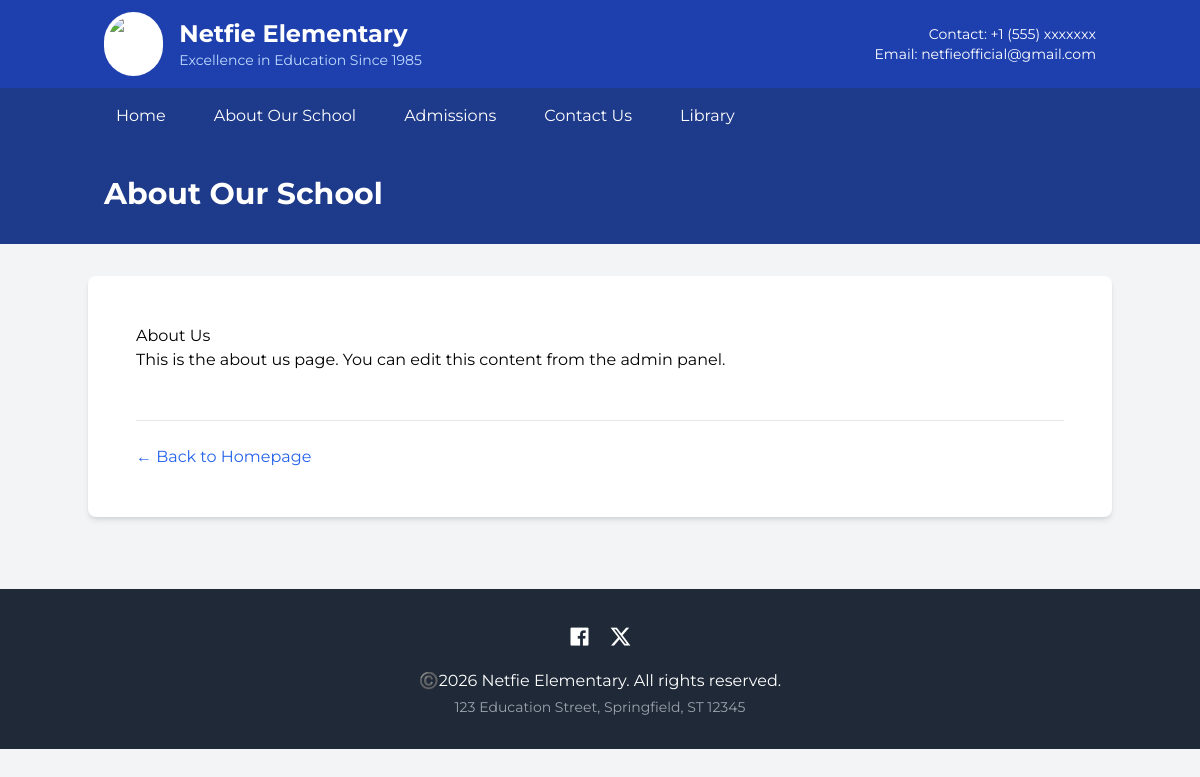
Screenshot of /page.php?slug=about-us with the database file from the repository.
### tables this page shows
CREATE TABLE `pages` (
  `id` int(11) NOT NULL,
  `title` varchar(255) NOT NULL,
  `slug` varchar(255) NOT NULL,
  `content` longtext NOT NULL,
  `created_at` timestamp NOT NULL DEFAULT current_timestamp()
);

### includes/functions.php (called while the page is built, shortened)
<?php
function get_all_settings($conn) {
    $settings = [];
    $sql = "SELECT setting_key, setting_value FROM settings";
    $result = mysqli_query($conn, $sql);
    if ($result) {
        while($row = mysqli_fetch_assoc($result)){
            $settings[$row['setting_key']] = $row['setting_value'];
        }
    }
    return $settings;
}
?>

### page.php (the view, shortened to what this page needs)
<?php
include 'includes/header.php';
$slug = $_GET['slug'];
if ($slug === 'notices') {
    $page = [
        'title' => 'General Notices',
        'content' => ''
    ];
    $all_notices_result = mysqli_query($conn, "SELECT * FROM notices ORDER BY post_date DESC, id DESC");
    $notices_html = '<div class="space-y-6">';
    if ($all_notices_result && mysqli_num_rows($all_notices_result) > 0) {
        while ($n = mysqli_fetch_assoc($all_notices_result)) {
            $notices_html .= '
            <div class="p-6 bg-slate-50 border border-slate-200 rounded-lg shadow-sm" style="margin-bottom: 20px;">
                <span class="text-xs bg-red-800 text-white font-bold px-2 py-1 rounded" style="background-color:#8b0000; color:#fff; padding: 3px 8px; border-radius: 4px;">' . date('M d, Y', strtotime($n['post_date'])) . '</span>
                <h3 class="text-lg font-bold text-slate-900 mt-2" style="margin-top: 10px; font-size: 1.25rem;">' . htmlspecialchars($n['title']) . '</h3>
                <p class="text-sm text-slate-700 mt-2 leading-relaxed" style="margin-top: 8px;">' . nl2br(htmlspecialchars($n['content'])) . '</p>
            </div>';
        }
    } else {
        $notices_html .= '<p class="text-gray-500">No notices found.</p>';
    }
    $notices_html .= '</div>';
    $page['content'] = $notices_html;
} else {
    $stmt = $conn->prepare("SELECT title, content FROM pages WHERE slug = ?");
    $stmt->bind_param("s", $slug);
    $stmt->execute();
    $result = $stmt->get_result();
    $page = $result->fetch_assoc();
}
?>
<div class="bg-white p-8 md:p-12 rounded-lg shadow-md">
    <article class="prose lg:prose-xl max-w-none">
        <?php
            echo $page['content'];
        ?>
    </article>
    <div class="mt-12 pt-6 border-t">
        <a href="/" class="text-blue-600 hover:underline">← Back to Homepage</a>
    </div>
</div>
<?php
include 'includes/footer.php';
?>

### includes/header.php (shortened to what this page needs)
<?php
require_once __DIR__ . '/../config/db.php';
require_once __DIR__ . '/functions.php';
$settings = get_all_settings($conn);
$pages_nav_result = mysqli_query($conn, "SELECT title, slug FROM pages LIMIT 5");
$is_homepage = $is_homepage ?? false;
$page_title = $page_title ?? ($settings['school_name'] ?? 'School');
?>
<!DOCTYPE html>
<html lang="en">
<head>
    <script src="https://cdn.tailwindcss.com/3.4.16"></script>
    <link href="https://cdnjs.cloudflare.com/ajax/libs/remixicon/4.6.0/remixicon.min.css" rel="stylesheet">
</head>
<body class="bg-gray-100">
    <header class="bg-blue-800 text-white shadow-md">
        <div class="container mx-auto px-4 py-3">
            <div class="flex items-center justify-between">
                <a href="/" class="flex items-center space-x-4">
                    <img src="<?= htmlspecialchars($settings['site_logo']) ?>" alt="logo" class="h-16 w-auto bg-white p-1 rounded-full">
                    <div>
                        <h1 class="text-2xl font-bold"><?= htmlspecialchars($settings['school_name']) ?></h1>
                        <p class="text-blue-200 text-sm"><?= htmlspecialchars($settings['school_tagline']) ?></p>
                    </div>
                </a>
                <div class="hidden md:flex items-center space-x-6">
                    <div class="text-right">
                        <p class="text-sm">Contact: <?= htmlspecialchars($settings['contact_phone']) ?></p>
                        <p class="text-sm">Email: <?= htmlspecialchars($settings['contact_email']) ?></p>
                    </div>
                </div>
            </div>
        </div>
        <nav class="bg-blue-900">
            <div class="container mx-auto px-4 py-2 flex items-center space-x-6">
                <a href="/" class="text-white hover:bg-blue-700 px-3 py-2 rounded">Home</a>
                <?php while($page = mysqli_fetch_assoc($pages_nav_result)): ?>
                    <a href="page.php?slug=<?= htmlspecialchars($page['slug']) ?>" class="text-white hover:bg-blue-700 px-3 py-2 rounded"><?= htmlspecialchars($page['title']) ?></a>
                <?php endwhile; ?>
                <a href="admission.php" class="text-white hover:bg-blue-700 px-3 py-2 rounded">Admissions</a>
                <a href="contact.php" class="text-white hover:bg-blue-700 px-3 py-2 rounded">Contact Us</a>
                <a href="library.php" class="text-white hover:bg-blue-700 px-3 py-2 rounded">Library</a>
            </div>
        </nav>
    </header>
    <?php if ($is_homepage): ?>
    <section class="banner-bg h-96 relative">
        <div class="hero-overlay absolute inset-0 flex items-center">
            <div class="container mx-auto px-4">
                <h2 class="text-4xl font-bold text-white mb-4">Welcome to <?= htmlspecialchars($settings['school_name']) ?></h2>
                <a href="<?= htmlspecialchars($settings['hero_button_url']) ?>" class="bg-green-600 text-white px-6 py-3 rounded-lg font-semibold hover:bg-green-700"><?= htmlspecialchars($settings['hero_button_text']) ?></a>
            </div>
        </div>
    </section>
    <?php else: ?>
    <div class="subpage-header py-8">
        <div class="container mx-auto px-4"><h1 class="text-3xl font-bold text-white"><?= htmlspecialchars($page_title) ?></h1></div>
    </div>
    <?php endif; ?>
    <main class="container mx-auto py-8">

### rows the page displays
pages: title "About Our School", content "About Us This is the about us page. You can edit this content from the admin panel."

### other values shown
$settings['school_name'] "Netfie Elementary"
$settings['school_tagline'] "Excellence in Education Since 1985"
$settings['contact_phone'] "+1 (555) xxxxxxx"
$settings['contact_email'] "netfieofficial@gmail.com"
$settings['contact_address'] "123 Education Street, Springfield, ST 12345"
